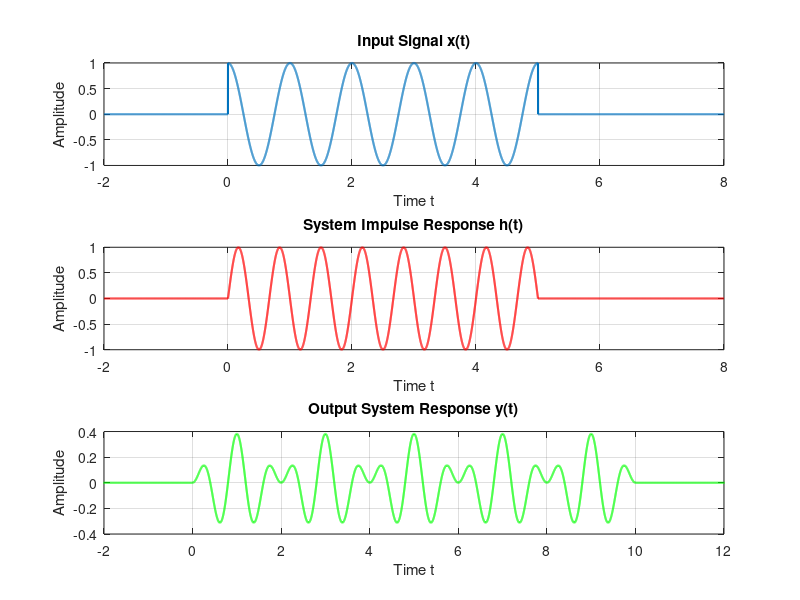

This chart was generated by the following MATLAB code:
clc;
clear;
close all;

fprintf('--- Continuous-Time Convolution Analysis ---\n\n');

% 1. Define the continuous time approximation
dt = 0.001;          % Very small time step
t = -2:dt:8;         % Time vector covering before and after the signals
fprintf('Time step (dt) set to: %.3f seconds\n', dt);

% 2. Define the window: [u(t) - u(t-5)]
% This creates an array of 1s between 0 and 5, and 0s elsewhere
window = (t >= 0) & (t <= 5);

% 3. Generate x(t) and h(t)
x = cos(2*pi*t) .* window; 
h = sin(3*pi*t) .* window; 
fprintf('Signals x(t) and h(t) generated successfully for t = [0, 5].\n');
fprintf('Calculating continuous convolution approximation...\n');

% 4. Compute the continuous convolution approximation
y = conv(x, h) * dt; 

% 5. Determine the output time vector
% The output time starts at the sum of the input start times
t_start = t(1) + t(1); 
ty = t_start : dt : t_start + (length(y)-1)*dt;

% ---> ADDED: Print useful analytical outputs from the convolution to the Command Window
fprintf('Convolution complete.\n');
fprintf('--------------------------------------------------\n');
fprintf('Output Time Range          : [%.2f, %.2f] seconds\n', ty(1), ty(end));
fprintf('Maximum Output Amplitude   : %.4f\n', max(y));
fprintf('Minimum Output Amplitude   : %.4f\n', min(y));
fprintf('Output Vector Length       : %d samples\n', length(y));
fprintf('--------------------------------------------------\n');
fprintf('Generating plot...\n\n');

% 6. Visualize the continuous signals
% ---> MODIFIED: Added 'Color', 'w' for a clean white background for lab reports
figure('Color', 'w', 'Name', 'Continuous-Time Convolution');

subplot(3, 1, 1);
plot(t, x, 'LineWidth', 1.5);
title('Input Signal x(t)');
xlabel('Time t'); ylabel('Amplitude');
grid on;

subplot(3, 1, 2);
plot(t, h, 'LineWidth', 1.5, 'Color', 'r');
title('System Impulse Response h(t)');
xlabel('Time t'); ylabel('Amplitude');
grid on;

subplot(3, 1, 3);
plot(ty, y, 'LineWidth', 1.5, 'Color', 'g');
title('Output System Response y(t)');
xlabel('Time t'); ylabel('Amplitude');
xlim([-2 12]); % Focus the view on the relevant time frame
grid on;
